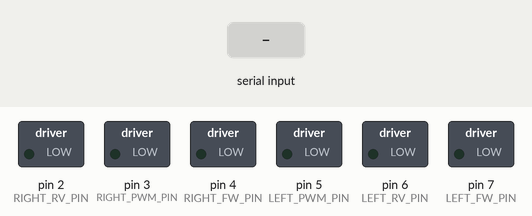
Recording of a sketch running on a simulated Arduino Uno, built with avr-gcc and run on an emulated ATmega328P. Parts: switched loads named in the sketch (green lamp = pin HIGH). The test bench sets the inputs (shaded band).

Above: at 1.2 s.
1.3 s: byte 30 received over Serial
At 1.8 s:
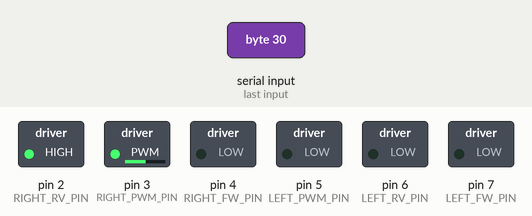
2.8 s: byte 90 received over Serial
At 4.0 s:
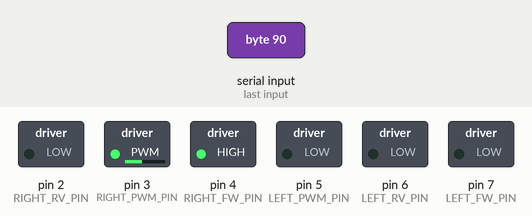
4.3 s: byte 120 received over Serial
At 5.4 s:
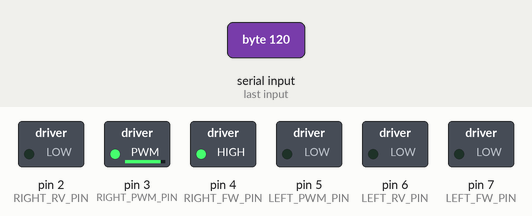
Timing chart, 0 to 7.3 s (numbered marks = the images above; inputs shaded):
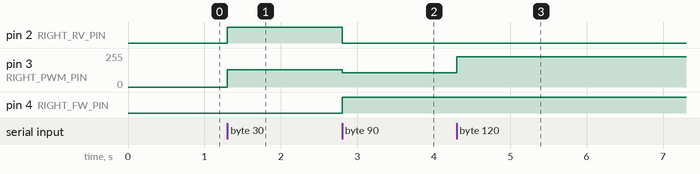

The sketch:

LandROVArduinoCode.ino
```cpp
#include <Servo.h>
#include <avr/wdt.h>

#define DIST_PER_ENC_TICK 0.01

#define LEFT_PWM_PIN 5
#define LEFT_FW_PIN 7
#define LEFT_RV_PIN 6
#define RIGHT_PWM_PIN 3
#define RIGHT_FW_PIN 4
#define RIGHT_RV_PIN 2

const byte LEFT_REAR_ENC_PIN_A = A0;
const byte LEFT_REAR_ENC_PIN_B = A1;
const byte LEFT_FRONT_ENC_PIN_A = A3;
const byte LEFT_FRONT_ENC_PIN_B = A2;
const byte RIGHT_REAR_ENC_PIN_A = 9;
const byte RIGHT_REAR_ENC_PIN_B = 10;
const byte RIGHT_FRONT_ENC_PIN_A = 11;
const byte RIGHT_FRONT_ENC_PIN_B = 12;

double distance_left;
double distance_right;
double velocity_left;
double velocity_right;

void setup() {
  wdt_disable();
  Serial.begin(115200);

  pinMode(LEFT_REAR_ENC_PIN_A, INPUT);
  pinMode(LEFT_REAR_ENC_PIN_B, INPUT);
  pinMode(LEFT_FRONT_ENC_PIN_A, INPUT);
  pinMode(LEFT_FRONT_ENC_PIN_B, INPUT);
  pinMode(RIGHT_REAR_ENC_PIN_A, INPUT);
  pinMode(RIGHT_REAR_ENC_PIN_B, INPUT);
  pinMode(RIGHT_FRONT_ENC_PIN_A, INPUT);
  pinMode(RIGHT_FRONT_ENC_PIN_B, INPUT);
  pinMode(LEFT_PWM_PIN, OUTPUT);
  pinMode(LEFT_FW_PIN, OUTPUT);
  digitalWrite(LEFT_FW_PIN, LOW);
  pinMode(LEFT_RV_PIN, OUTPUT);
  digitalWrite(LEFT_RV_PIN, LOW);
  pinMode(RIGHT_PWM_PIN, OUTPUT);
  pinMode(RIGHT_FW_PIN, OUTPUT);
  digitalWrite(RIGHT_FW_PIN, LOW);
  pinMode(RIGHT_RV_PIN, OUTPUT);
  digitalWrite(RIGHT_RV_PIN, LOW);

  cli();
  *digitalPinToPCMSK(LEFT_REAR_ENC_PIN_A) |= bit (digitalPinToPCMSKbit(LEFT_REAR_ENC_PIN_A));  // enable pin
  *digitalPinToPCMSK(RIGHT_REAR_ENC_PIN_A) |= bit (digitalPinToPCMSKbit(RIGHT_REAR_ENC_PIN_A));  // enable pin
  PCIFR  |= bit (digitalPinToPCICRbit(LEFT_REAR_ENC_PIN_A)); // clear any outstanding interrupt
  PCIFR  |= bit (digitalPinToPCICRbit(RIGHT_REAR_ENC_PIN_A)); // clear any outstanding interrupt
  //PCICR  |= bit (digitalPinToPCICRbit(LEFT_REAR_ENC_PIN_A)); // enable interrupt for the group
  //PCICR  |= bit (digitalPinToPCICRbit(RIGHT_REAR_ENC_PIN_A)); // enable interrupt for the group
  sei();

  TCCR0B = TCCR0B & B11111000 | B00000011; // Change pwm timer prescalar to increase frequency
  TCCR2B = TCCR2B & B11111000 | B00000011; // Change pwm timer prescalar to increase frequency

  analogWrite(LEFT_PWM_PIN, 0);
  analogWrite(RIGHT_PWM_PIN, 0);

  //wdt_enable(WDTO_2S);

}

void loop() {
  double code;
  int pwm_value;

  //wdt_reset();
  delay(50);
  /*digitalWrite(LEFT_RV_PIN, LOW);
  digitalWrite(LEFT_FW_PIN, HIGH);
  analogWrite(LEFT_PWM_PIN, 50);

  delay(300);
  digitalWrite(RIGHT_RV_PIN, LOW);
  digitalWrite(RIGHT_FW_PIN, HIGH);
  analogWrite(RIGHT_PWM_PIN, 50);*/

  if (Serial.available())
  {
    code = (double) Serial.read();
    if (code >= 128) {
      if (code > 191) {
        pwm_value = (int) round(255*(code - 191)/64);
        digitalWrite(LEFT_RV_PIN, LOW);
        digitalWrite(LEFT_FW_PIN, HIGH);
        analogWrite(LEFT_PWM_PIN, pwm_value);
      } else if (code < 191) {
        pwm_value = (int) round(255*(191 - code)/64);
        digitalWrite(LEFT_FW_PIN, LOW);
        digitalWrite(LEFT_RV_PIN, HIGH);
        analogWrite(LEFT_PWM_PIN, pwm_value);
      } else {
        digitalWrite(LEFT_FW_PIN, LOW);
        digitalWrite(LEFT_RV_PIN, LOW);
        analogWrite(LEFT_PWM_PIN, 0);
      }
    } else {
        //Right motor speed set: 0-127, 63 stationary
        if (code > 63) {
          pwm_value = (int) round(255*(code - 63)/64);
          digitalWrite(RIGHT_RV_PIN, LOW);
          digitalWrite(RIGHT_FW_PIN, HIGH);
          analogWrite(RIGHT_PWM_PIN, pwm_value);
        } else if (code < 63) {
          pwm_value = (int) round(255*(63 - code)/64);
          digitalWrite(RIGHT_FW_PIN, LOW);
          digitalWrite(RIGHT_RV_PIN, HIGH);
          analogWrite(RIGHT_PWM_PIN, pwm_value);
        } else {
          digitalWrite(RIGHT_FW_PIN, LOW);
          digitalWrite(RIGHT_RV_PIN, LOW);
          analogWrite(RIGHT_PWM_PIN, 0);
        }
    }
  }
      /*case 'D':
        //Return track distance travelled
        if (code_1 == 'R') Serial.println(distance_right);
        else if (code_1 == 'L') Serial.println(distance_left);
        else Serial.println("second char not recognised");
        break;
      case 'V':
        //Return current track velocity
        if (code_1 == 'R') Serial.println(velocity_right);
        else if (code_1 == 'L') Serial.println(velocity_left);
        else Serial.println("Second char not recognised");
        break;
      default:
        Serial.println("Incorrect Input, drive speed: __ L/R 0-5-9, get distance: __ D R/L, get velocity: __ V R/L");*/
}

///////////////////////////////////////////////
//  Left Encoder incrimenting/decrementing
///////////////////////////////////////////////
ISR (PCINT0_vect)
{
  cli();
  // Interrupt on phase A pin
  if (digitalRead(RIGHT_FRONT_ENC_PIN_A) == digitalRead(RIGHT_FRONT_ENC_PIN_B)) distance_right -= DIST_PER_ENC_TICK;
  else distance_right += DIST_PER_ENC_TICK;
  Serial.println("hello from right enc!");
  sei();
}

///////////////////////////////////////////////
//  Right Encoder incrimenting/decrementing
///////////////////////////////////////////////
ISR (PCINT1_vect)
{
  cli();
  // Interrupt on phase A pin
  if (digitalRead(LEFT_FRONT_ENC_PIN_A) == digitalRead(LEFT_FRONT_ENC_PIN_B)) distance_left -= DIST_PER_ENC_TICK;
  else distance_left += DIST_PER_ENC_TICK;
  Serial.println("hello from left enc!");
  sei();
}
```

Measured:
- after the input at 1.3 s, pin 2 (RIGHT_RV_PIN): LOW → HIGH at once; pin 3 (RIGHT_PWM_PIN): 0/255 → 131/255 at once
- after the input at 2.8 s, pin 2 (RIGHT_RV_PIN): HIGH → LOW at once; pin 3 (RIGHT_PWM_PIN): 131/255 → 108/255 at once; pin 4 (RIGHT_FW_PIN): LOW → HIGH at once
- after the input at 4.3 s, pin 3 (RIGHT_PWM_PIN): 108/255 → 227/255 at once
